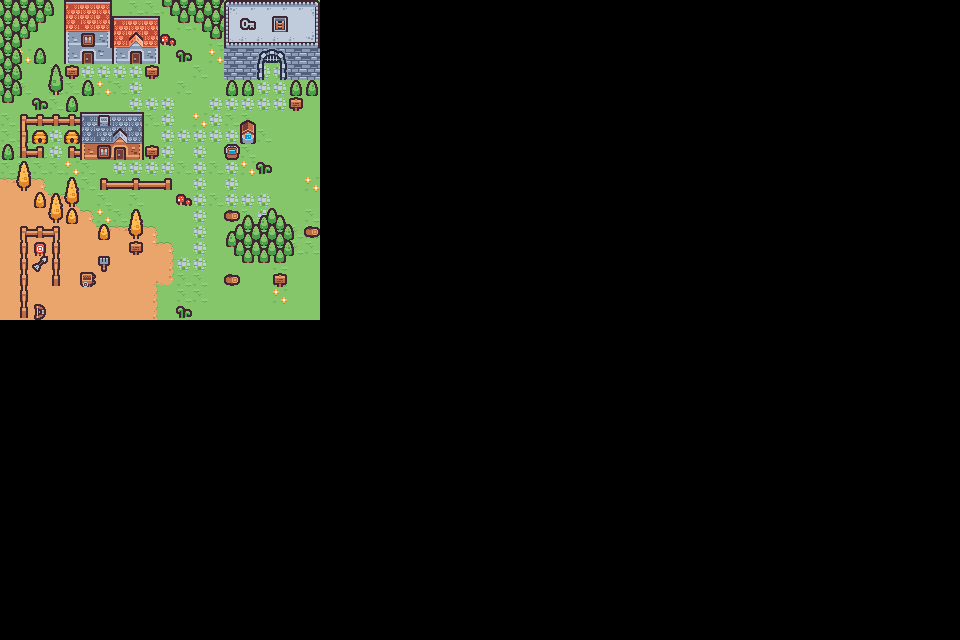

Rendered tile map (Tiled .tmx) drawn with the repository's tilesets; below, a short description and the map source with its tile grids summarised:
An orthogonal 60x40 tile map with 16x16 px tiles, 3 tile layers (Tile Layer 2, Tile Layer 1, Tile Layer 3).

<map version="1.10" tiledversion="1.11.2" orientation="orthogonal" renderorder="left-down" width="60" height="40" tilewidth="16" tileheight="16" infinite="0" nextlayerid="5" nextobjectid="1">
 <tileset firstgid="1" source="town.tsx" />
 <layer id="2" name="Tile Layer 2" width="60" height="40">
  <data>[2400 cells, 400 non-empty, 11 distinct tile ids]</data>
 </layer>
 <layer id="1" name="Tile Layer 1" width="60" height="40">
  <data>[2400 cells, 164 non-empty, 68 distinct tile ids]</data>
 </layer>
 <layer id="4" name="Tile Layer 3" width="60" height="40">
  <data>[2400 cells, 11 non-empty, 9 distinct tile ids]</data>
 </layer>
</map>
